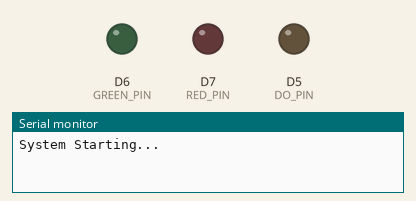
A sketch run on a simulated ESP8266 (NodeMCU). Shown: output pins drawn as LEDs (lit = HIGH), the last lines printed to the serial monitor.

Above: at 0.1 s.
At 2.5 s:
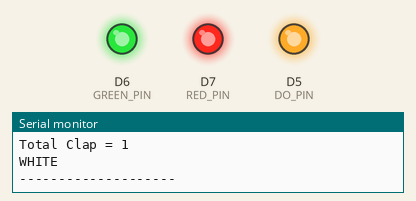
Timing chart, 0 to 4.0 s (numbered marks = the images above):
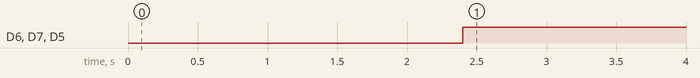

Measured:
- by itself, D6 (GREEN_PIN), D7 (RED_PIN), D5 (DO_PIN): LOW → HIGH at 2.4 s

The sketch:

SoundSensor_LedRGB.ino
```cpp
/* ==========================================================
   Wemos D1 ESP32 + Sound Sensor + RGB LED 4 chân
   Fixed Version
   ========================================================== */

/* ---------------- Sound Sensor ---------------- */
#if defined(ESP8266)
    #define DO_PIN D5
#elif defined(ESP32)
    #define DO_PIN 27
#endif

/* ---------------- RGB LED ---------------- */
#if defined(ESP8266)
    #define RED_PIN     D7
    #define GREEN_PIN   D6
    #define BLUE_PIN    D5
#elif defined(ESP32)
    #define RED_PIN     23
    #define GREEN_PIN   19
    #define BLUE_PIN    18
#endif

/* ========================================================== */

int clap = 0;

unsigned long detection_range_start = 0;
unsigned long detection_range = 0;
unsigned long lastClapTime = 0;

bool lastState = HIGH;

/* ========================================================== */

void setup()
{
    Serial.begin(115200);

    initSensor();
    initRGBLed();

    setColor(0, 0, 0);

    Serial.println("System Starting...");
    delay(2000);              // Đợi cảm biến ổn định
    Serial.println("Ready");
}

/* ========================================================== */

void loop()
{
    readDO();
}

/* ==========================================================
   SOUND SENSOR
   ========================================================== */

void initSensor()
{
    pinMode(DO_PIN, INPUT_PULLUP);
}

void readDO()
{
    bool currentState = digitalRead(DO_PIN);

    // Chỉ phát hiện cạnh HIGH -> LOW
    if (lastState == HIGH && currentState == LOW)
    {
        // Debounce 150 ms
        if (millis() - lastClapTime > 150)
        {
            lastClapTime = millis();

            if (clap == 0)
            {
                detection_range_start = millis();
            }

            detection_range = millis();
            clap++;

            Serial.print("Clap Detected: ");
            Serial.println(clap);
        }
    }

    lastState = currentState;

    // Sau 400ms không có clap mới thì xử lý
    if (clap > 0 && (millis() - detection_range >= 400))
    {
        Serial.println("--------------------");
        Serial.print("Total Clap = ");
        Serial.println(clap);

        switch (clap)
        {
            case 1:
                Serial.println("WHITE");
                setColor(255, 255, 255);
                break;

            case 2:
                Serial.println("OFF");
                setColor(0, 0, 0);
                break;

            default:
                Serial.println("Unknown Command");
                break;
        }

        Serial.println("--------------------");

        clap = 0;
        detection_range = 0;
        detection_range_start = 0;
    }
}

/* ==========================================================
   RGB LED
   ========================================================== */

void initRGBLed()
{
    pinMode(RED_PIN, OUTPUT);
    pinMode(GREEN_PIN, OUTPUT);
    pinMode(BLUE_PIN, OUTPUT);

#if defined(ESP32)

    ledcAttach(RED_PIN, 5000, 8);
    ledcAttach(GREEN_PIN, 5000, 8);
    ledcAttach(BLUE_PIN, 5000, 8);

#endif

    setColor(0, 0, 0);
}

void setColor(int red, int green, int blue)
{
#if defined(ESP32)

    ledcWrite(RED_PIN, red);
    ledcWrite(GREEN_PIN, green);
    ledcWrite(BLUE_PIN, blue);

#else

    analogWrite(RED_PIN, red);
    analogWrite(GREEN_PIN, green);
    analogWrite(BLUE_PIN, blue);

#endif
}
```
